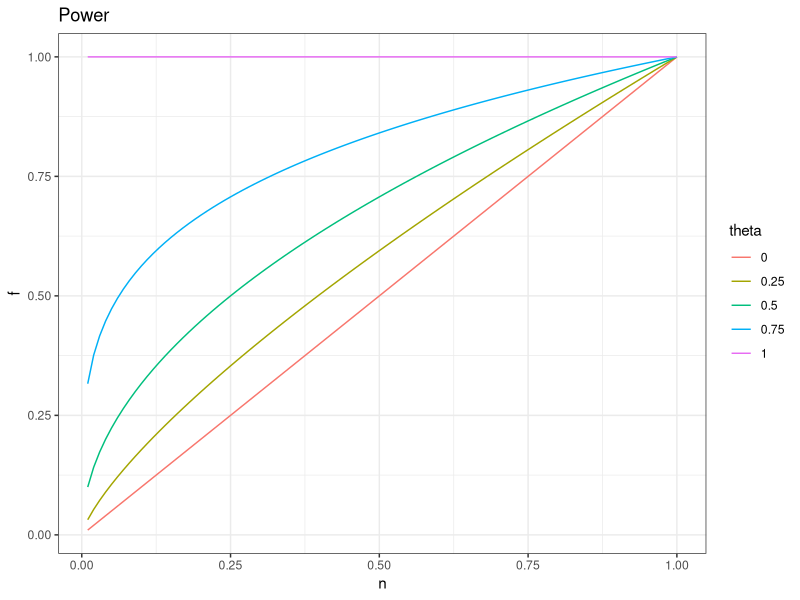
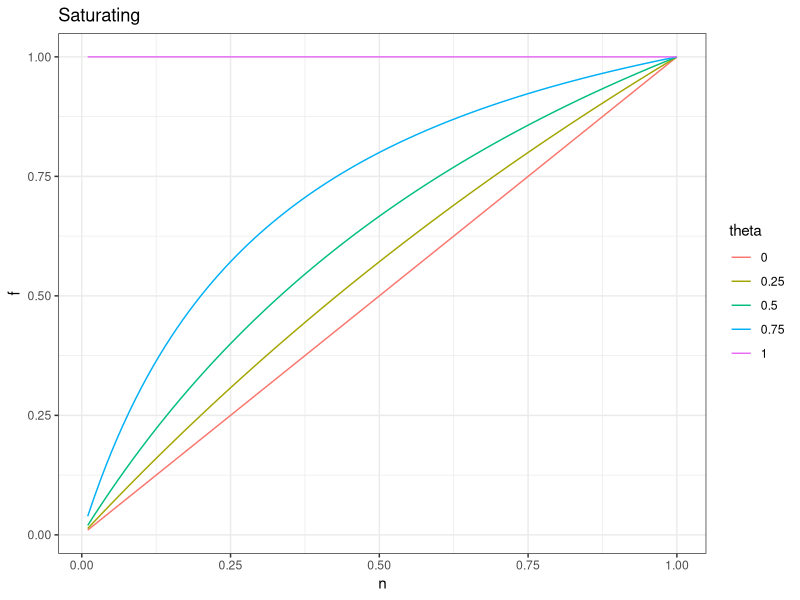
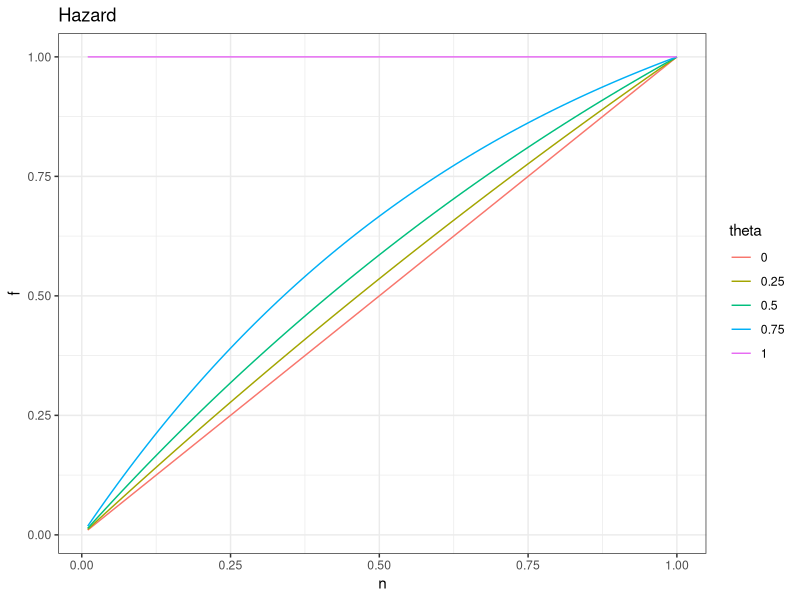

These figures' R source, in order:
library(ggplot2); theme_set(theme_bw())

powFun <- function(n, theta){
	return(n^(1-theta))
}

satFun <- function(n, theta){
	return(n/(1-theta+n*theta))
}

## Human-friendly formula: f = (1-(1-theta)^n)/theta
## expm1(x) is exp(x)-1 and log1p(x) is log(1+x), so the code below is the same
## thing, written to stay accurate when theta is small
hazFun <- function(n, theta){
	stopifnot(length(theta)==1)
	if (theta==0) return(n)
	return(-expm1(n*log1p(-theta))/theta)
}

incPlot <- function(name, fun, theta=seq(0, 1, length.out=5)
	, n=seq(0.01, 1, by=0.01)
){
	d <- do.call(rbind, lapply(theta, function(th){
		data.frame(n=n, theta=th, f=fun(n, th))
	}))
	return(ggplot(d)
		+ aes(n, f, color=as.factor(theta))
		+ geom_line()
		## + scale_x_log10()
		+ labs(color="theta")
		+ ggtitle(name)
	)
}

print(incPlot("Power", powFun))
print(incPlot("Saturating", satFun))
print(incPlot("Hazard", hazFun))
